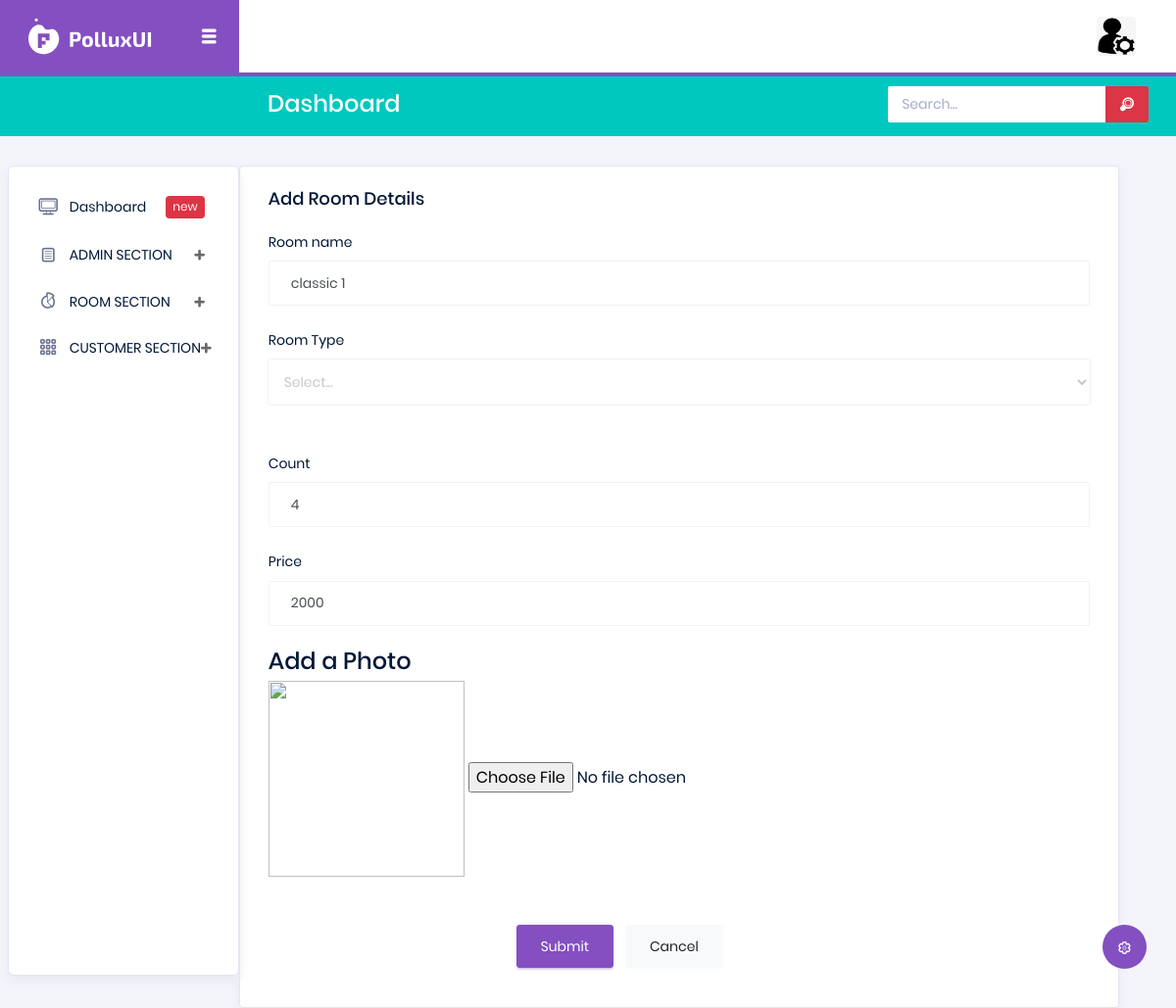
The app's page /Backend/editroom/20/ with its own data.
### Backend/models.py (models this page shows)
class roomdb(models.Model):
    Name=models.CharField(max_length=30,null=True,blank=True)
    Type=models.CharField(max_length=30,null=True,blank=True)
    Count=models.IntegerField(null=True,blank=True)
    Price=models.CharField(max_length=30,null=True,blank=True)
    Image = models.ImageField(upload_to="roomsingle", blank=True, null=True)
    Image2 = models.ImageField(upload_to="roomsingle", blank=True, null=True)
    Image3 = models.ImageField(upload_to="roomsingle", blank=True, null=True)

### Backend/views.py (the view)
# urls.py: path('editroom/<int:dataid>/',views.editroom, name="editroom"),
def editroom(request,dataid):
    data=roomdb.objects.get(id=dataid)
    da = roomtypedb.objects.all()
    print(data)
    return render(request,"edit_room.html",{'data':data, 'da':da})

### Backend/templates/edit_room.html (shortened to what this page needs)
<html lang="en">
{% extends 'index.html' %}
{% block content %}
<head>
</head>
<body>
<div class="card">
                <div class="card-body">
                  <h4 class="card-title">Add Room details</h4>
                <form method="post" action="{% url 'updateroom' dataid=data.id %}" enctype="multipart/form-data">
                    <div class="form-group">
                      <label for="exampleInputUsername1">Room name</label>
                      <input type="text" class="form-control" id="exampleInputUsername1" placeholder="Name" value="{{data.Name}}" name="name">
                    </div>
                     <div class="form-group">
                      <label for="exampleSelectGender">Room Type</label>
                        <select class="form-control" name="type" id="exampleSelectGender">
                          <option>Select...</option>
                        </select>
                      <br>
       </div>
                    <div class="form-group">
                      <label for="exampleInputPassword1">Count</label>
                      <input type="number" class="form-control" id="exampleInputPassword1" placeholder="" value="{{data.Count}}" name="count">
                    </div>
                    <div class="form-group">
                      <label for="exampleInputConfirmPassword1">Price</label>
                      <input type="text" class="form-control" id="exampleInputConfirmPassword1" placeholder="" value="{{data.Price}}" name="price">
                    </div>
                     <div class="form-check form-check-flat form-check-primary">
                      <h4>Add a Photo </h4>
                     <div class="form-group">
                      <img src="{{d.Image.url}}" height="200px" width="200px">
                      <input type="file" name="image">
                    </div>
                    </div>
                    <br>
                    &nbsp;&nbsp;&nbsp;&nbsp;&nbsp;&nbsp;&nbsp;&nbsp;&nbsp;&nbsp;&nbsp;&nbsp;<button onclick="alertmsg()" type="submit" class="btn btn-primary mr-2">Submit</button>
                    <button class="btn btn-light">Cancel</button>
                  </form>
                </div>
              </div>
</body>
</html>
{% endblock %}

### records on screen
roomdb: name "classic 1", count "4", price "2000"
